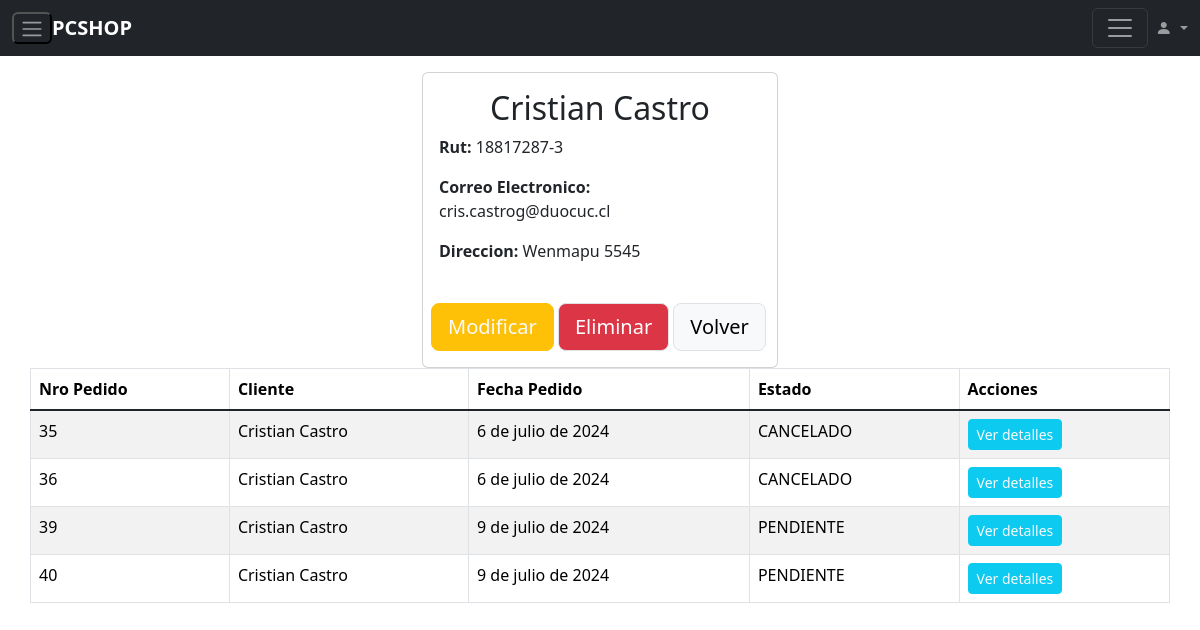
Screenshot of /dashboard/usuario/cris.castrog@duocuc.cl (signed in) with the database file from the repository.
### aplicacion/models.py (models this page shows)
class Cliente(models.Model):
    email=models.EmailField(primary_key=True, verbose_name='E-mail', null=False)
    rut=models.CharField(max_length=10, null = True)
    nombre=models.CharField(max_length=50, null=True)
    direccion=models.CharField(max_length=500, null=True)

class Pedido(models.Model):
    nro_pedido= models.AutoField(primary_key=True,null=False)
    total_pedido = models.IntegerField(default=0, validators=[MinValueValidator(0),MaxValueValidator(999999999999)],null=False)
    email=models.ForeignKey(Cliente,on_delete=models.PROTECT)
    fecha_pedido = models.DateField(null=False)
    direccion_pedido = models.CharField(max_length=500, null=True)
    estado_pedido=models.CharField(default="PENDIENTE", max_length=10, null=False, choices=ESTADO_PEDIDO)

### aplicacion/views.py (the view)
# urls.py: path('dashboard/usuario/<id>', infoUsuario, name='usuario'),
@staff_member_required
def infoUsuario(request, id):
    cliente=get_object_or_404(Cliente,email=id)
    pedidos = Pedido.objects.filter(email_id = id)
    datos={
        "pedidos":pedidos,
        "cliente":cliente
    }
    return render(request,'aplicacion/dashboard/infousuario.html',datos)

### aplicacion/templates/aplicacion/dashboard/infousuario.html (shortened to what this page needs)
{% load static%}
<!DOCTYPE html>
<html lang="es">
<head>
    <link href="https://cdn.jsdelivr.net/npm/bootstrap@5.3.3/dist/css/bootstrap.min.css" rel="stylesheet">
    <link rel="stylesheet" href="https://cdn.jsdelivr.net/npm/bootstrap-icons@1.11.3/font/bootstrap-icons.min.css">
</head>
<body>
    {% include "aplicacion/dashboard/navbar.html"%}
    <div class="container mt-4">
        <div class="row">
            <div class="col-sm-4">
            </div>
            <div class="col-sm-4">
                <div>
                    <div class="card mt-5">
                        <div class="card-body">
                            <h2 class="card-title text-center">{{cliente.nombre}}</h2>
                            <p class="card-text"><span style="font-weight:bold;">Rut: </span>{{cliente.rut}}</p>
                            <p class="card-text"><span style="font-weight:bold;">Correo Electronico: </span>{{cliente.email}}</p>
                            <p class="card-text"><span style="font-weight:bold;">Direccion: </span>{{cliente.direccion}}</p>
                        </div>
                        <div class="mt-3 mb-2 p-2">
                            <a href="{% url 'modificar' cliente.rut %}" role="button" class="btn btn-warning btn-lg text-light">Modificar </a>                       </a>
                            <a href="{% url 'eliminar' cliente.rut %}" role="button" class="btn btn-danger border btn-lg">Eliminar </a>
                            <a href="{% url 'cliente' %}" role="button" class="btn btn-light border btn-lg">Volver</a>
                        </div>
                    </div>
                </div>
            </div>
            <div class="col-sm-4"></div>
            <table class="table table-bordered table-striped">
                <thead>
                    <tr>
                      <th scope="col">Nro Pedido</th>
                      <th scope="col">Cliente</th>
                      <th scope="col">Fecha Pedido</th>
                      <th scope="col">Estado</th>
                      <th scope="col">Acciones</th>
                    </tr>
                </thead>
                <tbody class="table-group-divider">
                  {% for b in pedidos %}
                  <td>{{b.nro_pedido}}</td>
                  <td>{{b.email.nombre}}</td>
                  <td>{{b.fecha_pedido}}</td>
                  <td>{{b.estado_pedido}}</td>
                  <td><a href="{% url "detalle" b.nro_pedido %}" role="button" class="btn btn-info btn-sm text-light">Ver detalles</a></td>
                  {% endfor %}
                </tbody>
              </table>
        </div>
    </div>

### rows the page displays
Cliente: nombre "Cristian Castro", rut "18817287-3", email "cris.castrog@duocuc.cl", direccion "Wenmapu 5545"
Pedido: nro_pedido "35", email.nombre "Cristian Castro", fecha_pedido "6 de julio de 2024", estado_pedido "CANCELADO"
Pedido: nro_pedido "36", email.nombre "Cristian Castro", fecha_pedido "6 de julio de 2024", estado_pedido "CANCELADO"
Pedido: nro_pedido "39", email.nombre "Cristian Castro", fecha_pedido "9 de julio de 2024", estado_pedido "PENDIENTE"
Pedido: nro_pedido "40", email.nombre "Cristian Castro", fecha_pedido "9 de julio de 2024", estado_pedido "PENDIENTE"
